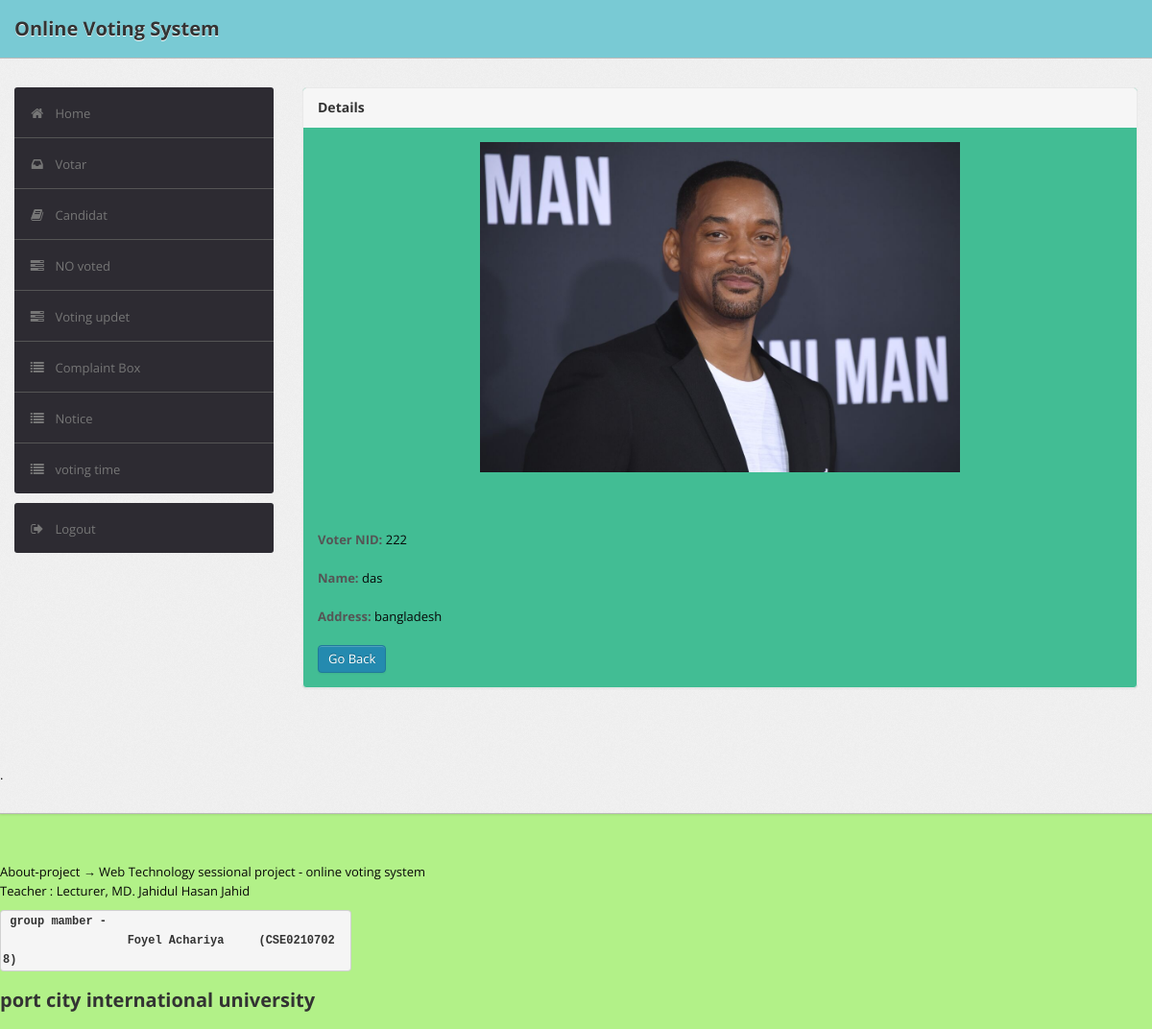
Screenshot of /admin/voterdetails.php?id=222 with the database file from the repository.
### tables this page shows
CREATE TABLE `user` (
  `id` int(11) NOT NULL,
  `name` text NOT NULL,
  `mobile` bigint(10) NOT NULL,
  `password` int(11) NOT NULL,
  `address` varchar(255) NOT NULL,
  `photo` varchar(255) NOT NULL,
  `photo2` varchar(255) NOT NULL,
  `status` int(11) NOT NULL,
  `votes` int(11) NOT NULL,
  `role` int(11) NOT NULL
);

### admin/voterdetails.php (the view, shortened to what this page needs)
<?php
$connect = mysqli_connect("localhost", "root", "", "online-vs");
?>
<!DOCTYPE html>
<html lang="en">
    <head>
        <link type="text/css" href="bootstrap/css/bootstrap.min.css" rel="stylesheet">
        <link type="text/css" href="bootstrap/css/bootstrap-responsive.min.css" rel="stylesheet">
        <link type="text/css" href="css/theme.css" rel="stylesheet">
        <link type="text/css" href="images/icons/css/font-awesome.css" rel="stylesheet">
    </head>
    <body>
        <div class="navbar navbar-fixed-top">
            <div class="navbar-inner">
                <div class="container">
                        <a class="brand" href="index.php">Online Voting System </a>
                </div>
            </div>
        </div>
        <div class="wrapper">
            <div class="container">
                <div class="row">
                    <div class="span3">
                        <div class="sidebar">
                        <ul class="widget widget-menu unstyled">
                                <li class="active"><a href="index.php"><i class="menu-icon icon-home"></i>Home
                                </a></li>
                                 <li><a href="votar.php"><i class="menu-icon icon-inbox"></i>Votar</a>
                                </li>
                                <li><a href="candidat.php"><i class="menu-icon icon-book"></i>Candidat </a></li>
                                <li><a href="novot.php"><i class="menu-icon icon-tasks"></i>NO voted </a></li>
                                <li><a href="candited.php"><i class="menu-icon icon-tasks"></i>Voting updet </a></li>
                                <li><a href="combox.php"><i class="menu-icon icon-list"></i>Complaint Box </a></li>
                                <li><a href="notice.php"><i class="menu-icon icon-list"></i>Notice </a></li>
                                <li><a href="timedate.php"><i class="menu-icon icon-list"></i>voting time </a></li>
                            </ul>
                            <ul class="widget widget-menu unstyled">
                                <li><a href="logout.php"><i class="menu-icon icon-signout"></i>Logout </a></li>
                            </ul>
                        </div>
                    </div>
                    <div class="span9">
                        <div class="content">
                        <div class="module">
                            <div class="module-head">
                                <h3> Details</h3>
                            </div>
                            <div class="module-body">
                        <?php
                            $x=$_GET['id'];
                            $sql="select * from user where mobile ='$x'";
                            $result=$connect->query($sql);
                            $row=$result->fetch_assoc();
                                $bookid=$row['mobile'];
                                $name=$row['name'];
                                $publisher=$row['address'];
                                $photo =$row['photo2'];
                                ?>
                                <center><img src=" uploads/<?php echo $photo ?>" height="500" width="500"></center><br>
                                <?php
                                echo "<br> <br>";
                                echo "<b>Voter NID:</b> " .$bookid. "<br><br>";
                                echo "<b>Name:</b> ".$name."<br><br>";
                                echo "<b>Address:</b> ".$publisher."<br><br>";
                            ?>
                        <a href="votar.php" class="btn btn-primary">Go Back</a>
                               </div>
                           </div>
                            </div>
                </div>
            </div>
        </div>
.
        </div>
        <div style=" margin-top: 50px ; " class="name" >
		     <p>About-project &rarr; Web Technology sessional project - online voting system </br> Teacher : Lecturer, MD. Jahidul Hasan Jahid </br>
              <pre style=" width: 30%;" > group mamber -
                  Foyel Achariya     (CSE02107028) </pre>
            </b> <h3 >port city international university </h3> </p>
		   </div>
    </body>
</html>

### admin/css/theme.css (style rules this page uses)
body { font-size: 13px; font-family: 'Open Sans', Arial, sans-serif; background: rgb(178, 241, 136); color: rgb(7, 7, 7) }
h1, h2, h3, h4, h5, h6 { color: #333; margin-top: 0 }
h3 { font-size: 20px }
strong, b { color: #555 }
pre, code { padding: 1px 2px; font-weight: bold; font-size: 12px }
.wrapper { background: url(../images/bg.png) #eee; border-bottom: 1px solid #bbb; -webkit-box-shadow: 0 1px 2px rgba(0,0,0,0.1); -moz-box-shadow: 0 1px 2px rgba(0,0,0,0.1); box-shadow: 0 1px 2px rgba(0,0,0,0.1); padding: 30px 0 }
body [class^="icon-"], body [class*=" icon-"] { font-size: 14px; line-height: 25px; height: 20px }
.module { background: #fff; -webkit-border-radius: 3px; -moz-border-radius: 3px; border-radius: 3px; border: 1px solid #ccc; border-bottom-color: #bbb; -webkit-box-shadow: 0 0 1px rgba(0,0,0,0.2); -moz-box-shadow: 0 0 1px rgba(0,0,0,0.2); box-shadow: 0 0 1px rgba(0,0,0,0.2); margin-bottom: 30px }
.navbar { position: static!important; margin: 0!important }
.navbar .navbar-inner { background: rgb(121, 202, 212); border-bottom: 1px solid #bbb; -webkit-box-shadow: 0 1px 2px rgba(0,0,0,0.15); -moz-box-shadow: 0 1px 2px rgba(0,0,0,0.15); box-shadow: 0 1px 2px rgba(0,0,0,0.15) }
.navbar .brand { color: #333; font-weight: bold; font-size: 20px; margin-right: 20px; padding: 20px }
.btn, .btn-box { -webkit-border-radius: 3px; -moz-border-radius: 3px; border-radius: 3px }
.btn { font-size: 13px; font-weight: 600 }
.btn { display: inline-block; margin-bottom: 0; font-weight: 400; text-align: center; vertical-align: middle; cursor: pointer; background-image: none; border: 1px solid transparent; white-space: nowrap; padding: 4px 10px; font-size: 13px; line-height: 1.42857; border-radius: 4px; -webkit-user-select: none; -moz-user-select: none; -ms-user-select: none; user-select: none }
.btn-primary { color: #fff; background-color: #248aaf; border-color: #20799a }
.widget-menu { background: #fff; -webkit-border-radius: 3px; -moz-border-radius: 3px; border-radius: 3px; overflow: hidden }
.widget-menu a { color: #555; display: block; line-height: 20px; padding: 15px; text-decoration: none!important }
.widget-menu .menu-icon { margin-right: 10px; color: #767676; -webkit-transition: all .2s ease-in-out; -moz-transition: all .2s ease-in-out; transition: all .2s ease-in-out; }
.widget-menu>li+li { border-top: 1px solid #555 }
.widget-menu>li>a { background-color: #2d2b32; color: #767676; -webkit-transition: all .2s ease-in-out; -moz-transition: all .2s ease-in-out; transition: all .2s ease-in-out; }
.module { box-shadow: 0 0 3px rgba(0,0,0,.1); border-color: #e9e9e9; margin-bottom: 20px; background-color: rgb(66, 189, 148); border-radius: 4px; -webkit-box-shadow: 0 1px 1px rgba(0,0,0,.05); box-shadow: 0 1px 1px rgba(0,0,0,.05); }
.module-head { color: #767676; background-color: #f6f6f6; border-color: #e9e9e9; padding: 10px 15px; border-bottom: 1px solid transparent; border-top-right-radius: 3px; border-top-left-radius: 3px; }
.module-head h3 { font-size: 14px; line-height: 20px; height: 20px; margin: 0 }
.module-body { padding: 15px }

### rows the page displays
user: photo2 (picture), mobile "222", name "das", address "bangladesh"
